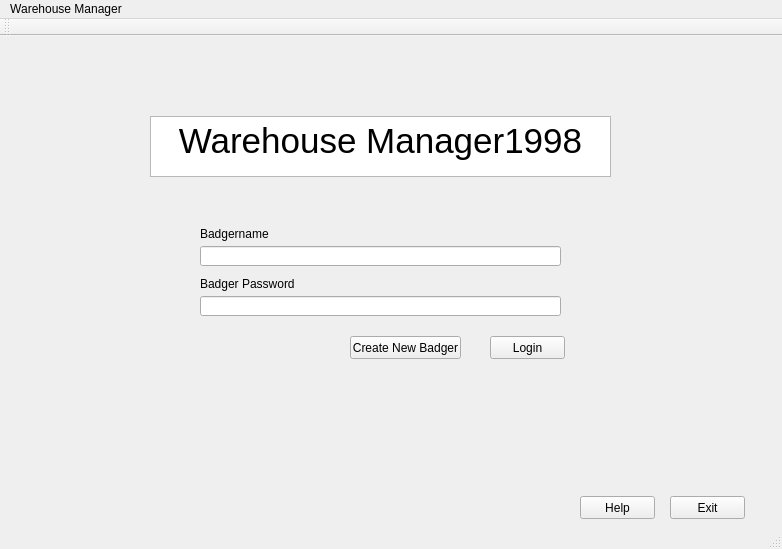
<?xml version="1.0" encoding="UTF-8"?>
<ui version="4.0">
 <class>MainWindow</class>
 <widget class="QMainWindow" name="MainWindow">
  <property name="geometry">
   <rect>
    <x>0</x>
    <y>0</y>
    <width>782</width>
    <height>549</height>
   </rect>
  </property>
  <property name="windowTitle">
   <string>MainWindow</string>
  </property>
  <widget class="QWidget" name="centralWidget">
   <widget class="QTextBrowser" name="textBrowser">
    <property name="geometry">
     <rect>
      <x>150</x>
      <y>80</y>
      <width>461</width>
      <height>61</height>
     </rect>
    </property>
    <property name="html">
     <string>&lt;!DOCTYPE HTML PUBLIC &quot;-//W3C//DTD HTML 4.0//EN&quot; &quot;http://www.w3.org/TR/REC-html40/strict.dtd&quot;&gt;
&lt;html&gt;&lt;head&gt;&lt;meta name=&quot;qrichtext&quot; content=&quot;1&quot; /&gt;&lt;style type=&quot;text/css&quot;&gt;
p, li { white-space: pre-wrap; }
&lt;/style&gt;&lt;/head&gt;&lt;body style=&quot; font-family:'MS Shell Dlg 2'; font-size:8.25pt; font-weight:400; font-style:normal;&quot;&gt;
&lt;p align=&quot;center&quot; style=&quot; margin-top:0px; margin-bottom:0px; margin-left:0px; margin-right:0px; -qt-block-indent:0; text-indent:0px;&quot;&gt;&lt;span style=&quot; font-size:26pt;&quot;&gt;Warehouse Manager1998&lt;/span&gt;&lt;/p&gt;&lt;/body&gt;&lt;/html&gt;</string>
    </property>
   </widget>
   <widget class="QLineEdit" name="lineEdit">
    <property name="geometry">
     <rect>
      <x>200</x>
      <y>210</y>
      <width>361</width>
      <height>20</height>
     </rect>
    </property>
   </widget>
   <widget class="QLabel" name="label">
    <property name="geometry">
     <rect>
      <x>200</x>
      <y>190</y>
      <width>91</width>
      <height>16</height>
     </rect>
    </property>
    <property name="text">
     <string>Badgername</string>
    </property>
   </widget>
   <widget class="QLineEdit" name="lineEdit_2">
    <property name="geometry">
     <rect>
      <x>200</x>
      <y>260</y>
      <width>361</width>
      <height>20</height>
     </rect>
    </property>
   </widget>
   <widget class="QLabel" name="label_2">
    <property name="geometry">
     <rect>
      <x>200</x>
      <y>240</y>
      <width>141</width>
      <height>16</height>
     </rect>
    </property>
    <property name="text">
     <string>Badger Password</string>
    </property>
   </widget>
   <widget class="QPushButton" name="pushButton">
    <property name="geometry">
     <rect>
      <x>490</x>
      <y>300</y>
      <width>75</width>
      <height>23</height>
     </rect>
    </property>
    <property name="text">
     <string>Login</string>
    </property>
   </widget>
   <widget class="QPushButton" name="pushButton_2">
    <property name="geometry">
     <rect>
      <x>580</x>
      <y>460</y>
      <width>75</width>
      <height>23</height>
     </rect>
    </property>
    <property name="text">
     <string>Help</string>
    </property>
   </widget>
   <widget class="QPushButton" name="pushButton_3">
    <property name="geometry">
     <rect>
      <x>670</x>
      <y>460</y>
      <width>75</width>
      <height>23</height>
     </rect>
    </property>
    <property name="text">
     <string>Exit</string>
    </property>
   </widget>
   <widget class="QPushButton" name="pushButton_4">
    <property name="geometry">
     <rect>
      <x>350</x>
      <y>300</y>
      <width>111</width>
      <height>23</height>
     </rect>
    </property>
    <property name="text">
     <string>Create New Badger</string>
    </property>
   </widget>
  </widget>
  <widget class="QMenuBar" name="menuBar">
   <property name="geometry">
    <rect>
     <x>0</x>
     <y>0</y>
     <width>782</width>
     <height>21</height>
    </rect>
   </property>
   <widget class="QMenu" name="menuWareHouse_Manager">
    <property name="title">
     <string>Warehouse Manager</string>
    </property>
   </widget>
   <addaction name="menuWareHouse_Manager"/>
  </widget>
  <widget class="QToolBar" name="mainToolBar">
   <attribute name="toolBarArea">
    <enum>TopToolBarArea</enum>
   </attribute>
   <attribute name="toolBarBreak">
    <bool>false</bool>
   </attribute>
  </widget>
  <widget class="QStatusBar" name="statusBar"/>
 </widget>
 <layoutdefault spacing="6" margin="11"/>
 <resources/>
 <connections/>
</ui>
